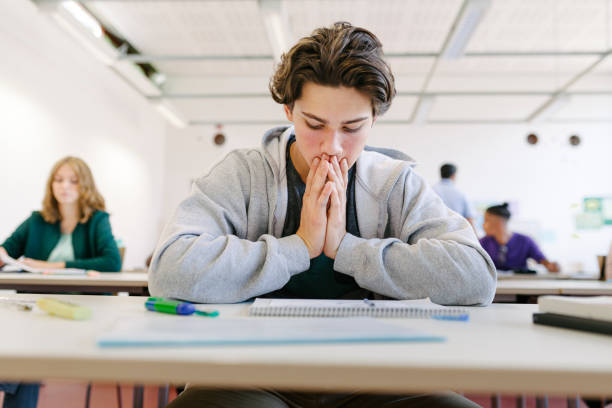
#> input picture Image/abc.jpg, 612 x 408 px
$ jupyter execute note.ipynb
#> lines starting #> are read from the running program, lines starting #| are printed output that depends on the picture; after the words box and inside, x2 and y2 are one past the last pixel; in counts of white or black regions, pixels touching at a corner belong together
[cell 1]
import cv2

image = cv2.imread('abc.jpg', 0)
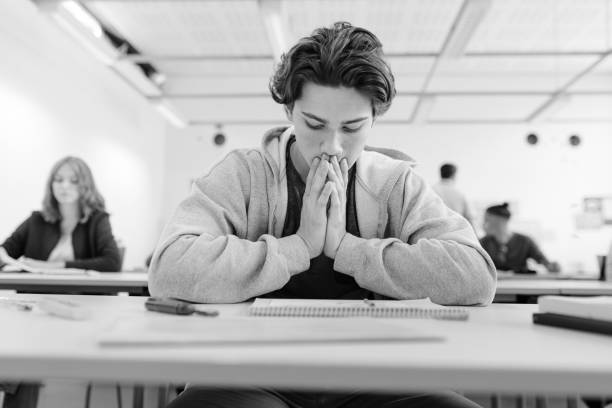
#> image: shape (408, 612); min 0, max 255, mean 181.1

### 1. Thresholding

- **Simple Thresholding:** Pixels above a certain intensity are set to a maximum value, and others are set to a minimum value.

- **Adaptive Thresholding:** Threshold value is determined for smaller regions. This allows for varying lighting conditions across different areas of the image.

- **Otsu’s Binarization:** Automatically determines the optimal threshold value based on the image histogram.

[cell 2]
# Simple Thresholding
ret, thresh_simple = cv2.threshold(image, 127, 255, cv2.THRESH_BINARY)
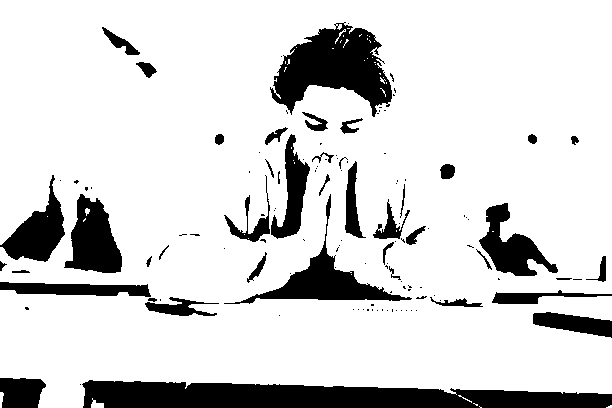
#> thresh_simple: shape (408, 612); 84% white; 127 black regions (84 under 20 px), largest, box (x1, y1, x2, y2) and area: (82, 380, 612, 408) 11009, (270, 22, 392, 117) 6240, (224, 194, 412, 304) 3341

cv2.imshow('Simple Thresholding', thresh_simple)
cv2.waitKey(0)  # Wait for key press to close window
cv2.destroyAllWindows()
# Adaptive Thresholding
thresh_adaptive = cv2.adaptiveThreshold(image, 255, cv2.ADAPTIVE_THRESH_MEAN_C, cv2.THRESH_BINARY, 11, 2)
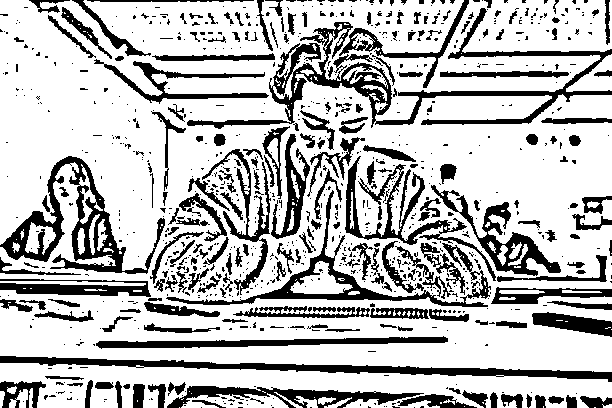
#> thresh_adaptive: shape (408, 612); 73.9% white; 908 black regions (697 under 20 px), largest, box (x1, y1, x2, y2) and area: (187, 8, 612, 129) 7261, (0, 156, 165, 274) 4689, (0, 356, 612, 382) 4104
cv2.imshow('Adaptive Thresholding', thresh_adaptive)
cv2.waitKey(0)  # Wait for key press to close window
cv2.destroyAllWindows()
# Otsu's Thresholding
ret2, thresh_otsu = cv2.threshold(image, 0, 255, cv2.THRESH_BINARY + cv2.THRESH_OTSU)
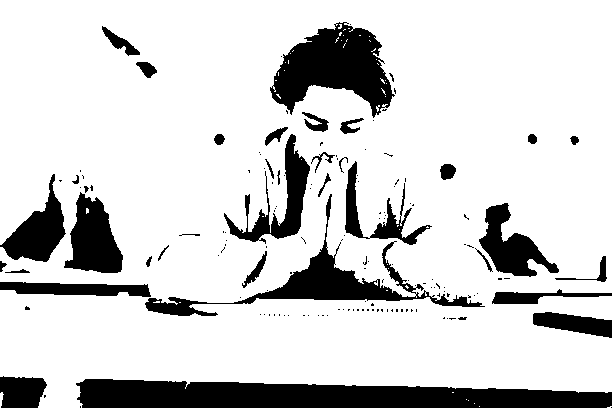
#> thresh_otsu: shape (408, 612); 82.4% white; 152 black regions (115 under 20 px), largest, box (x1, y1, x2, y2) and area: (76, 379, 612, 408) 12032, (270, 22, 395, 118) 6542, (145, 194, 485, 316) 5165
#> ret2 = 136
cv2.imshow('Otsu Thresholding', thresh_otsu)

cv2.waitKey(0)
cv2.destroyAllWindows()
